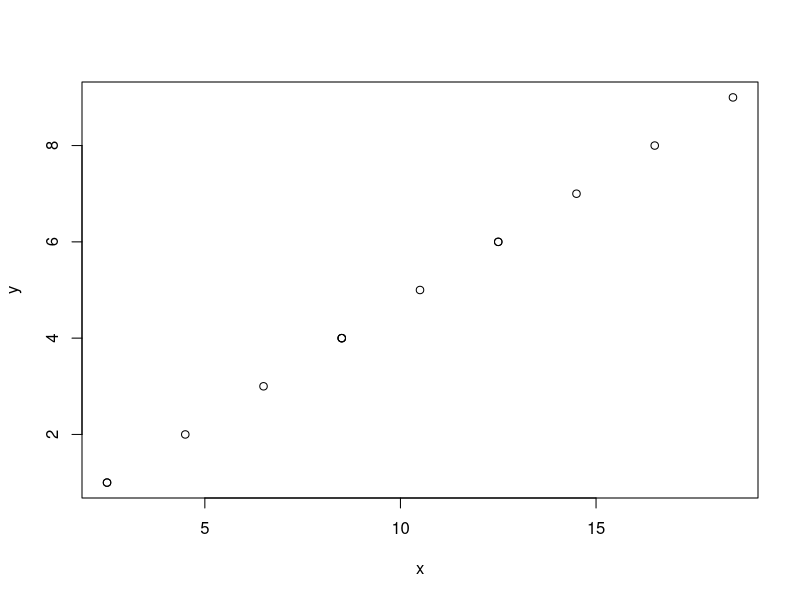
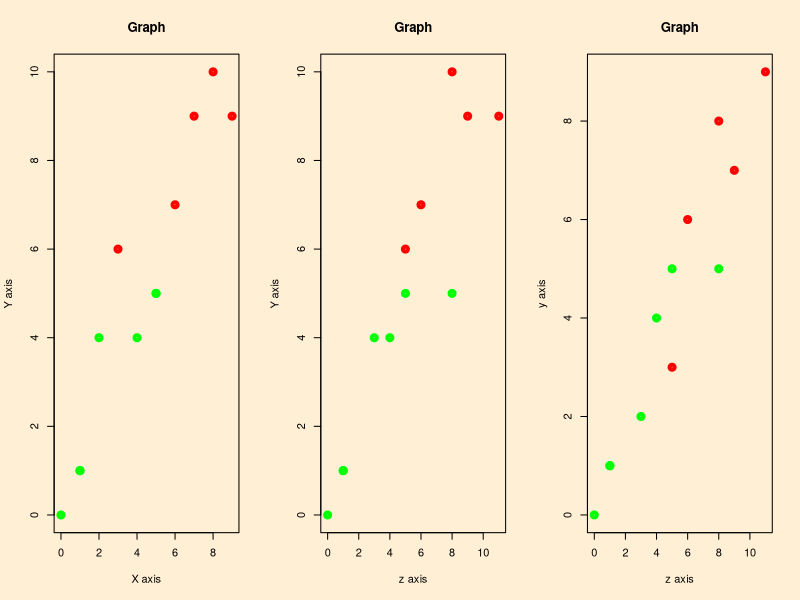

Write the R code that produced these figures, in order.
a=2
b=3
c=(a^2)+(b/10)
c
x<-c(1,3,4,2,5,6,7,3,9,1,10,-1,2)
mean(x[x<7])
which(x>4)

Dice<-c("H","T")
test<-sample(Dice,2,replace=TRUE)
test

y<-c(1,3,4,5,6,4,8,7,9,6,4,2,1)
x<-0.5+2*y
plot(y~x)

u<-rnorm(10,0,1)
u

x<-c(1,2,3,4,5,6,7,8,9,0,1,5)
y<-c(1,4,6,4,5,7,9,10,9,0,1,5)
z<-c(1,3,5,4,8,6,9,8,11,0,1,5)
length(x)
length(y)
length(z)

col<-ifelse(y<6,"Green","red")
par(bg="papayawhip")
par(mfcol=c(1,3))
plot(y~x, col = col, lwd=4, xlab = "X axis", ylab = "Y axis", main = "Graph")

plot(y~z, col = col, lwd=4, xlab = "z axis", ylab = "Y axis", main = "Graph")

plot(x~z, col = col, lwd=4, xlab = "z axis", ylab = "y axis", main = "Graph")


r<-c(2,3,4,5,6,7,8,9,10,11,12)
d<-r^2
d



